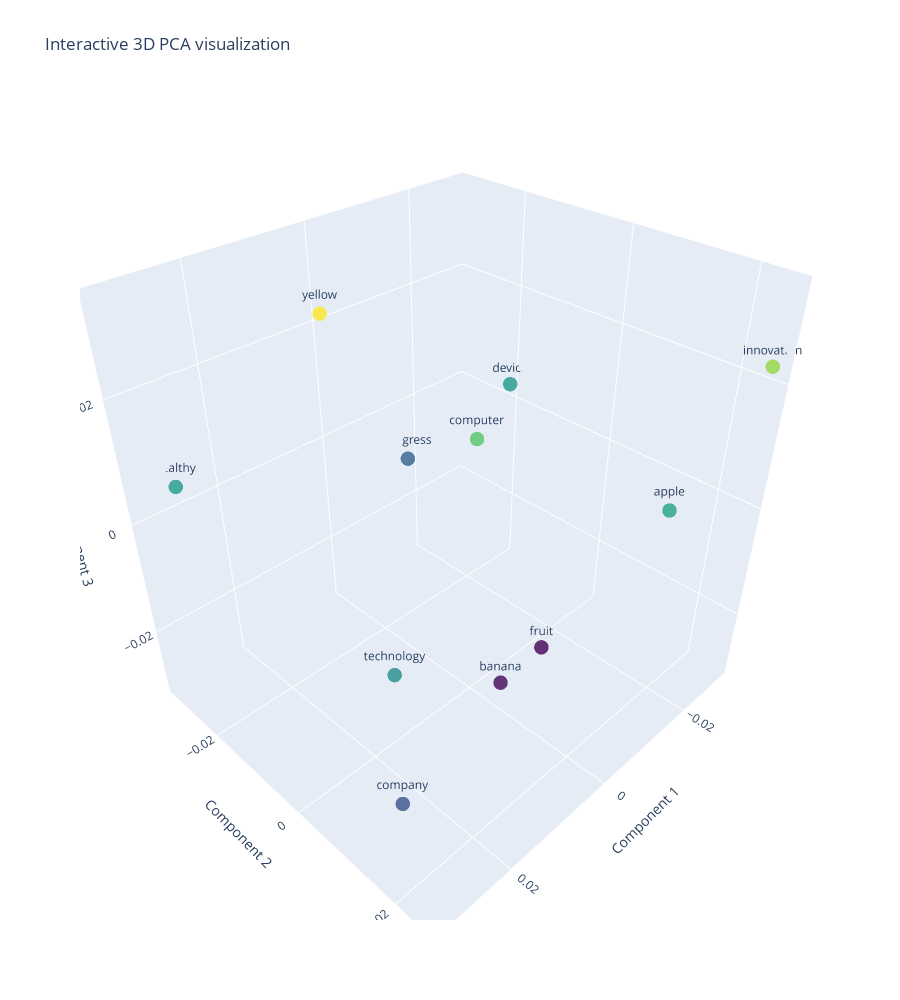

Notebook cell for this chart:
### Code cell
import numpy as np
import plotly.graph_objs as go
from sklearn.decomposition import PCA

# Select words and get their vectors
vocab = list(model.wv.key_to_index)
word_vectors = np.array([model.wv[word] for word in vocab])

# Reduce dimensions with PCA to 3D
pca = PCA(n_components=3)
Y_pca_3d = pca.fit_transform(word_vectors)

# Prepare data for Plotly
trace = go.Scatter3d(
    x=Y_pca_3d[:, 0],
    y=Y_pca_3d[:, 1],
    z=Y_pca_3d[:, 2],
    mode='markers+text',
    text=vocab,
    textposition='top center',
    marker=dict(
        size=5,
        color=Y_pca_3d[:, 2],
        colorscale='Viridis',
        opacity=0.8,
    )
)

layout = go.Layout(
    title='Interactive 3D PCA visualization',
    scene=dict(
        xaxis_title='Component 1',
        yaxis_title='Component 2',
        zaxis_title='Component 3',
    ),
    height=1000,
)

fig = go.Figure(data=[trace], layout=layout)

# Display the plot
fig.show()

### Figure 1 — Plotly figure (JSON) as saved in the notebook; plotly's stock layout.template omitted (floating-point values rounded to 4 significant figures)
{"data": [{"marker": {"color": [0.0004268, -0.03061, 0.00558, -0.01077, 0.02273, 0.003422, 0.01595, 0.03304, -0.02951, -0.01444, 0.004176], "colorscale": [[0, "#440154"], [0.1111, "#482878"], [0.2222, "#3e4989"], [0.3333, "#31688e"], [0.4444, "#26828e"], [0.5556, "#1f9e89"], [0.6667, "#35b779"], [0.7778, "#6ece58"], [0.8889, "#b5de2b"], [1, "#fde725"]], "opacity": 0.8, "size": 5}, "mode": "markers+text", "text": ["technology", "fruit", "apple", "progress", "innovation", "device", "computer", "yellow", "banana", "company", "healthy"], "textposition": "top center", "type": "scatter3d", "x": [0.02832, -0.01349, -0.01498, -0.01647, -0.02974, -0.02942, 0.002421, 0.0155, -0.001977, 0.0323, 0.02753], "y": [0.01489, 0.003337, 0.02201, -0.03133, 0.02524, -0.0196, 0.002914, -0.0108, 0.004775, 0.01998, -0.03141], "z": [0.0004268, -0.03061, 0.00558, -0.01077, 0.02273, 0.003422, 0.01595, 0.03304, -0.02951, -0.01444, 0.004176]}], "layout": {"height": 1000, "scene": {"xaxis": {"title": {"text": "Component 1"}}, "yaxis": {"title": {"text": "Component 2"}}, "zaxis": {"title": {"text": "Component 3"}}}, "title": {"text": "Interactive 3D PCA visualization"}}}
